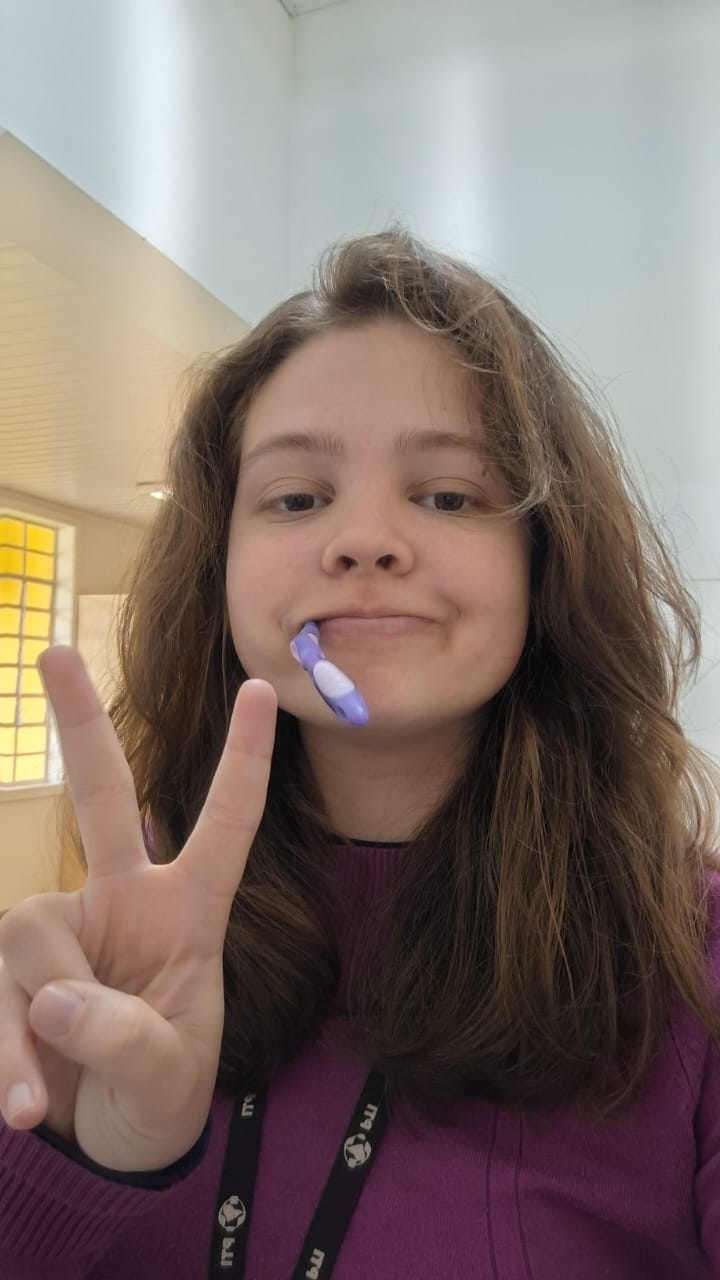
#> input picture Trab1/WhatsApp Image 2024-09-05 at 22.03.39.jpg, 720 x 1280 px
$ python -i filtros.py   (imports and definitions only)   (older library calls are emulated)
#> lines starting #> are read from the running program, lines starting #| are printed output that depends on the picture; after the words box and inside, x2 and y2 are one past the last pixel; in counts of white or black regions, pixels touching at a corner belong together
#> further down, picture is the input picture: shape (1280, 720, 3); mean B, G, R 106.1, 112.7, 128.8
from matplotlib import pyplot as plt
import cv2
import numpy as np
from PyQt5.QtWidgets import QMessageBox
import matplotlib
# [1 line not run here, left out]


# [4 lines left out: function threshold_filter, not called in this run]

def grayscale_filter(image):
    return cv2.cvtColor(image, cv2.COLOR_BGR2GRAY)

# [4 lines left out: function highPass_filter, not called in this run]

def lowPass_filter(image, kernel):
    return cv2.blur(image, (kernel, kernel))

def median_filter(image, kernel):
    return cv2.medianBlur(image, kernel)

# [88 lines left out: functions roberts_filter, prewitt_filter, sobel_filter, LoG_filter, apply_zerocross_auxiliar, zerocross_filter and 1 more, not called in this run]

def watershed_filter(image):

    gray_image = cv2.cvtColor(image, cv2.COLOR_BGR2GRAY)
    _, thresh = cv2.threshold(gray_image, 0, 255, cv2.THRESH_BINARY_INV + cv2.THRESH_OTSU)
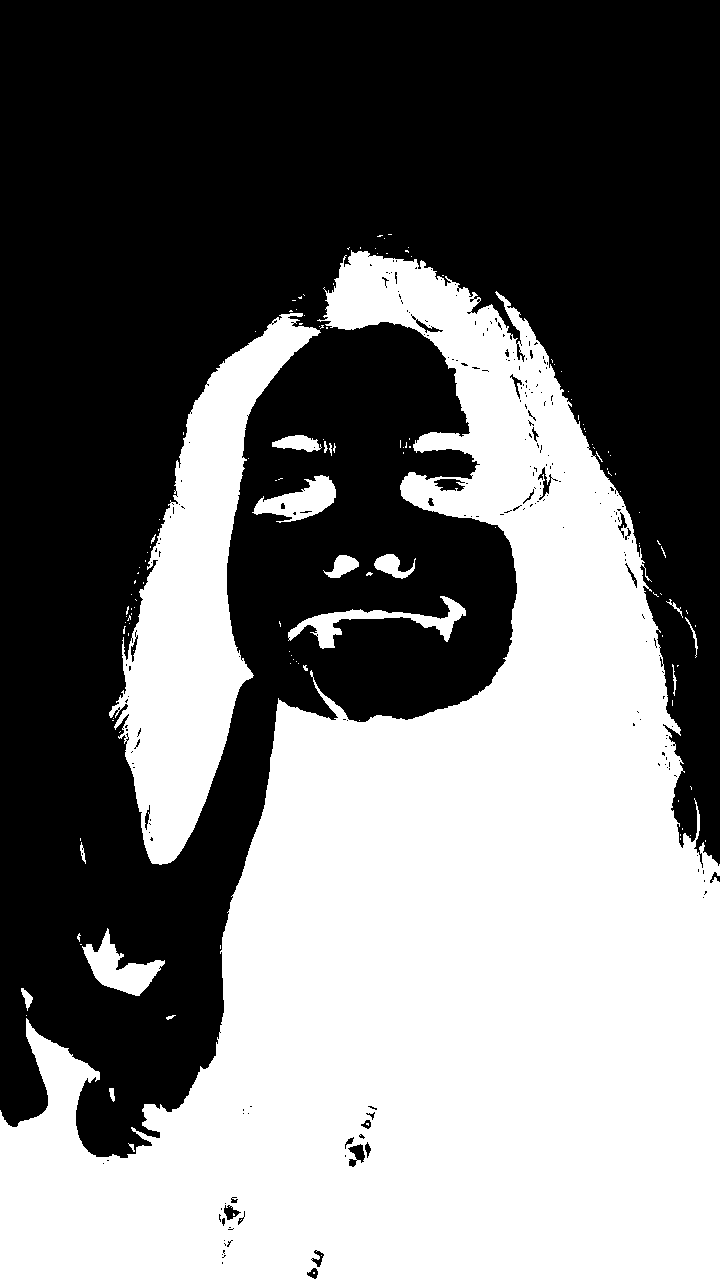
#> thresh: shape (1280, 720); 45.7% white; 138 white regions (118 under 20 px), largest, box (x1, y1, x2, y2) and area: (0, 250, 720, 1280) 370615, (109, 313, 321, 865) 41691, (288, 596, 466, 649) 2304
    kernel = cv2.getStructuringElement(cv2.MORPH_RECT, (3, 3))
    opening = cv2.morphologyEx(thresh, cv2.MORPH_OPEN, kernel, iterations=2)
#> opening: shape (1280, 720); 45.2% white; 10 white regions, largest, box (x1, y1, x2, y2) and area: (0, 252, 720, 1280) 367996, (119, 314, 318, 864) 40789, (288, 598, 465, 648) 2227
    sure_bg = cv2.dilate(opening, kernel, iterations=3)
#> sure_bg: shape (1280, 720); 47.8% white; 9 white regions, largest, box (x1, y1, x2, y2) and area: (0, 249, 720, 1280) 381915, (116, 311, 321, 867) 45815, (285, 595, 468, 651) 3978
    dist_transform = cv2.distanceTransform(opening, cv2.DIST_L2, 5)
    _, sure_fg = cv2.threshold(dist_transform, 0.5 * dist_transform.max(), 255, cv2.THRESH_BINARY)
#> sure_fg: shape (1280, 720) float32; 4.6% white; 1 white region, box (x1, y1, x2, y2) and area: (421, 888, 720, 1280) 42676
    sure_fg = np.uint8(sure_fg)
    unknown = cv2.subtract(sure_bg, sure_fg)
#> unknown: shape (1280, 720); 43.2% white; 9 white regions, largest, box (x1, y1, x2, y2) and area: (0, 249, 720, 1280) 339239, (116, 311, 321, 867) 45815, (285, 595, 468, 651) 3978
    _, markers = cv2.connectedComponents(sure_fg)
    markers = markers + 1
    markers[unknown == 255] = 0
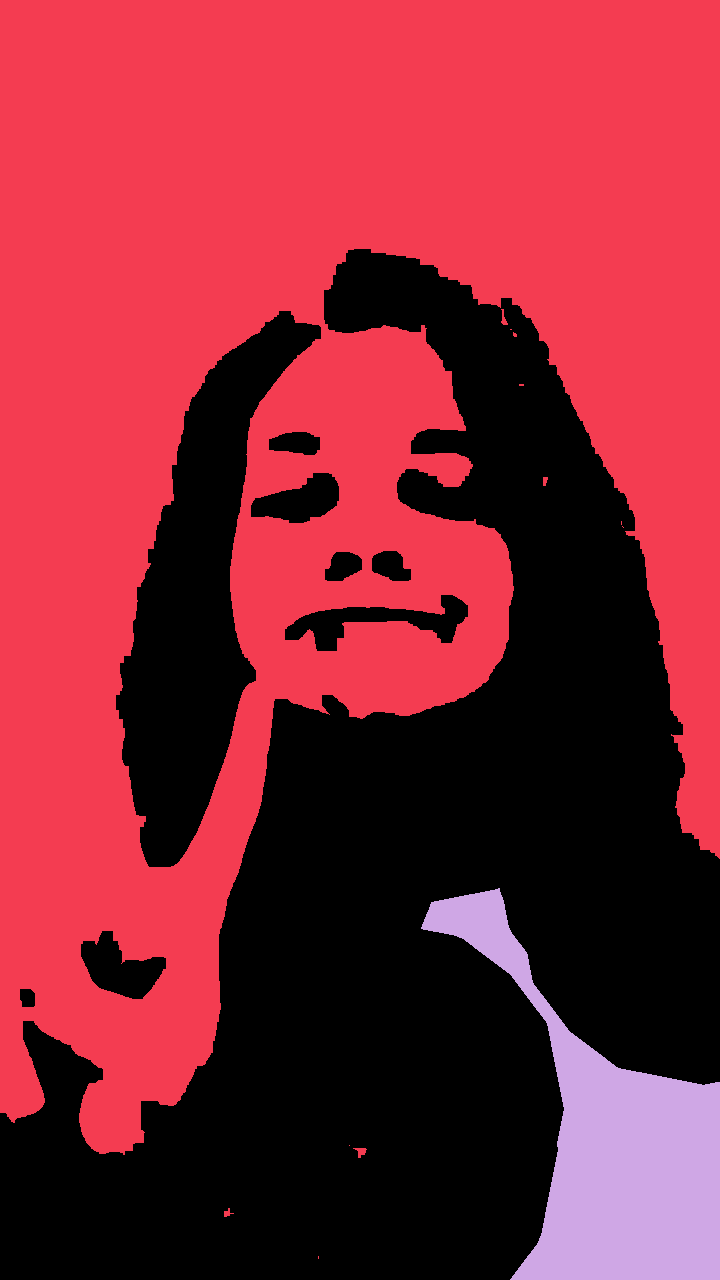
#> markers: shape (1280, 720) int32; 3 distinct labels, from 0 to 2; one colour per label, 0 black
    markers = cv2.watershed(image, markers)
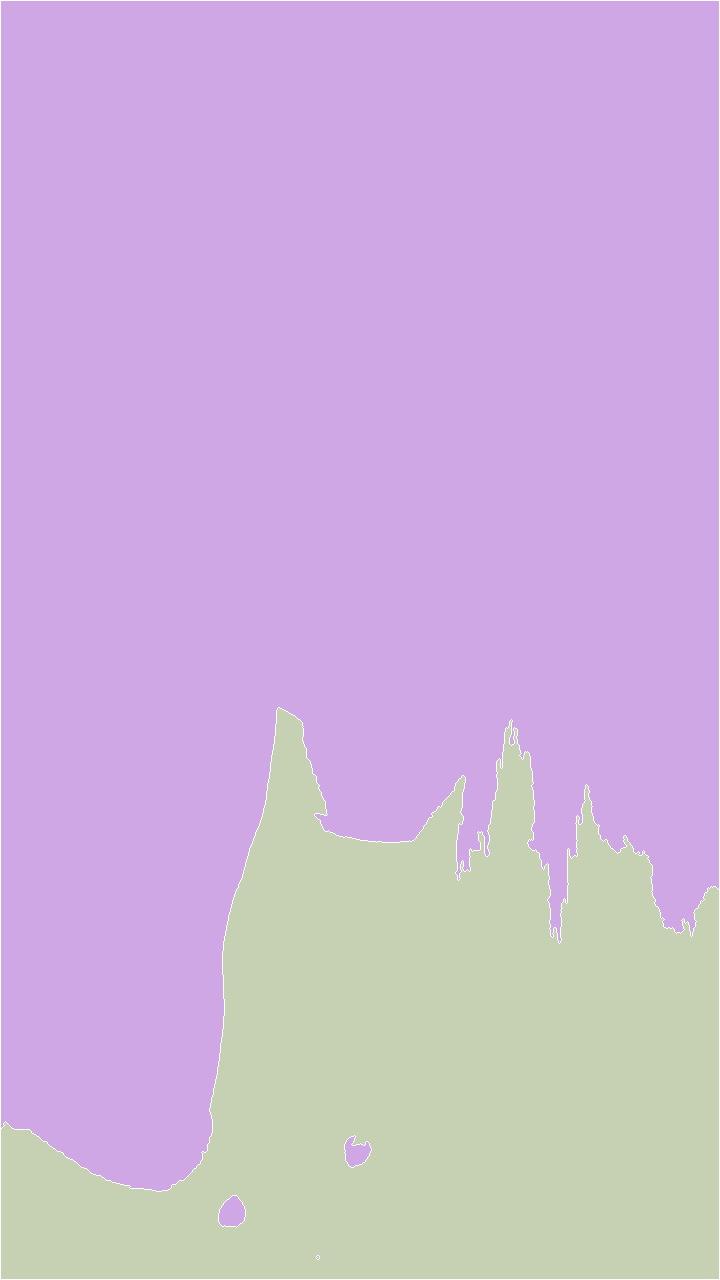
#> markers: shape (1280, 720) int32; 3 distinct labels, from -1 to 2; one colour per label, 0 black, -1 white
    image[markers == -1] = [255,0,0]
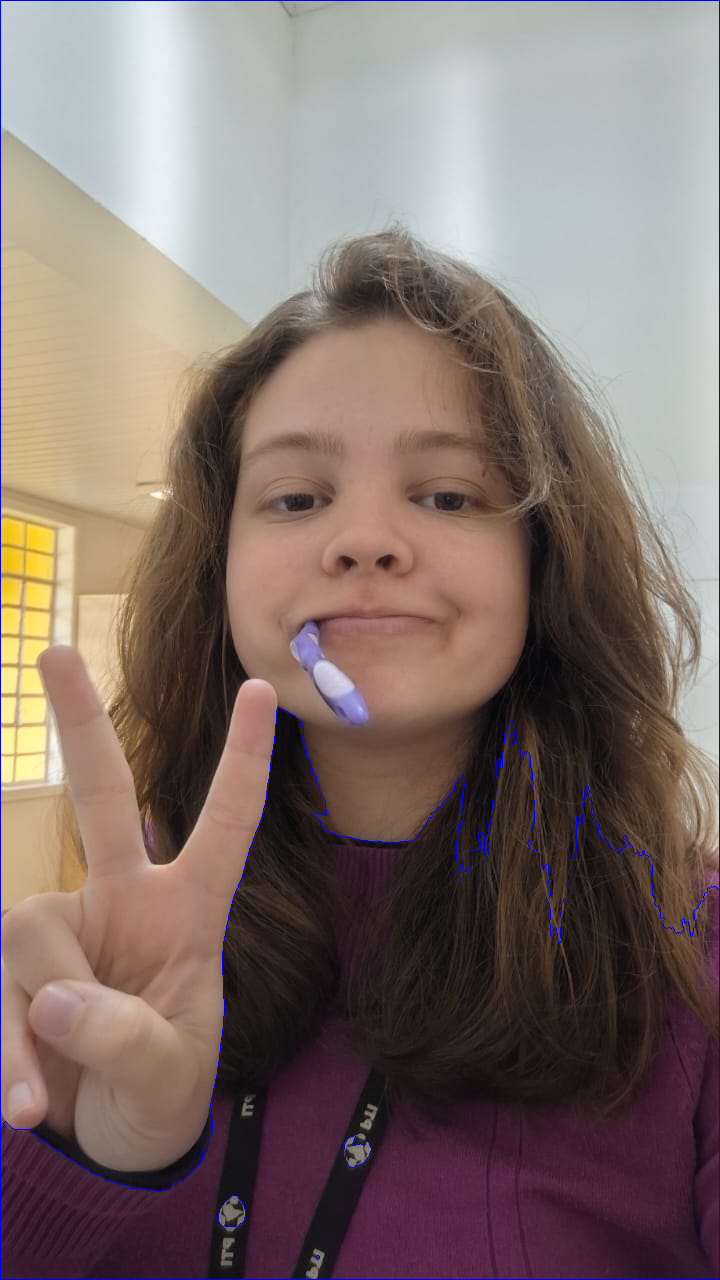
#> image: shape (1280, 720, 3); 0.7% of pixels changed, all inside (x1, y1, x2, y2) = (0, 0, 720, 1280)

    return image


# [13 lines left out: function counting_objects_filters, not called in this run]


>>> import cv2
>>> picture = cv2.imread('WhatsApp Image 2024-09-05 at 22.03.39.jpg')
>>> result = watershed_filter(picture)
